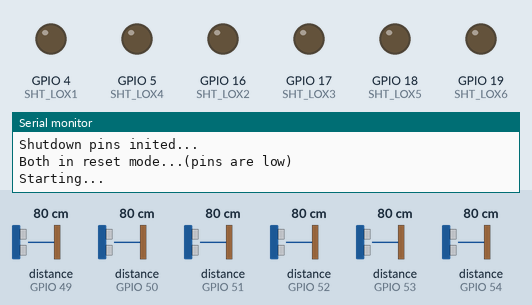
Recording of a sketch running on a simulated ESP32. Shown: output pins drawn as LEDs (lit = HIGH), the last lines printed to the serial monitor. The test bench sets the inputs (shaded band); at power-on: distance to the obstacle (sensors on GPIO 49, GPIO 50, GPIO 51, GPIO 52, GPIO 53, GPIO 54) 80 cm.

Above: at 0.01 s.
At 1.2 s:
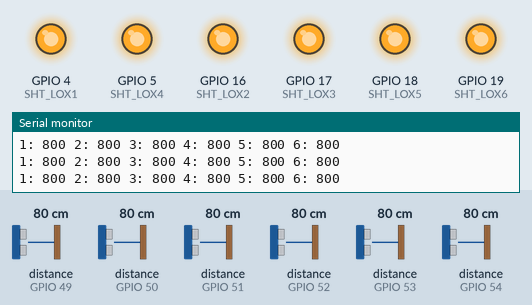
1.3 s: distance to the obstacle (sensor on GPIO 49) set to 250 cm
3.5 s: distance to the obstacle (sensor on GPIO 50) set to 250 cm
5.9 s: distance to the obstacle (sensor on GPIO 51) set to 250 cm
8.3 s: distance to the obstacle (sensor on GPIO 52) set to 250 cm
10.7 s: distance to the obstacle (sensor on GPIO 53) set to 250 cm
12.8 s: distance to the obstacle (sensor on GPIO 54) set to 250 cm
Timing chart, 0 to 15.8 s (numbered marks = the images above; inputs shaded):
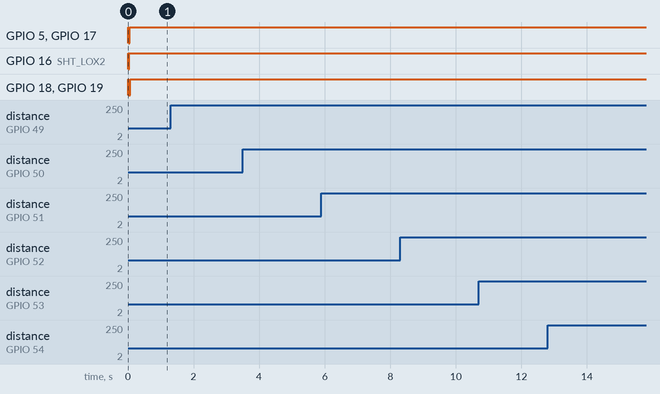

The sketch:

sensores_de_dist_ncia.ino
```cpp
#include "Adafruit_VL53L0X.h"
#include <Wire.h>

#define I2C_SDA 22
#define I2C_SCL 23

// address we will assign if dual sensor is present
#define LOX1_ADDRESS 0x31
#define LOX2_ADDRESS 0x32
#define LOX3_ADDRESS 0x33
#define LOX4_ADDRESS 0x34
#define LOX5_ADDRESS 0x35
#define LOX6_ADDRESS 0x36

// set the pins to shutdown
#define SHT_LOX1 4
#define SHT_LOX2 16
#define SHT_LOX3 17
#define SHT_LOX4 5
#define SHT_LOX5 18
#define SHT_LOX6 19

// objects for the vl53l0x
Adafruit_VL53L0X lox1 = Adafruit_VL53L0X();
Adafruit_VL53L0X lox2 = Adafruit_VL53L0X();
Adafruit_VL53L0X lox3 = Adafruit_VL53L0X();
Adafruit_VL53L0X lox4 = Adafruit_VL53L0X();
Adafruit_VL53L0X lox5 = Adafruit_VL53L0X();
Adafruit_VL53L0X lox6 = Adafruit_VL53L0X();

// this holds the measurement
VL53L0X_RangingMeasurementData_t measure1;
VL53L0X_RangingMeasurementData_t measure2;
VL53L0X_RangingMeasurementData_t measure3;
VL53L0X_RangingMeasurementData_t measure4;
VL53L0X_RangingMeasurementData_t measure5;
VL53L0X_RangingMeasurementData_t measure6;

/*
    Reset all sensors by setting all of their XSHUT pins low for delay(10), then set all XSHUT high to bring out of reset
    Keep sensor #1 awake by keeping XSHUT pin high
    Put all other sensors into shutdown by pulling XSHUT pins low
    Initialize sensor #1 with lox.begin(new_i2c_address) Pick any number but 0x29 and it must be under 0x7F. Going with 0x30 to 0x3F is probably OK.
    Keep sensor #1 awake, and now bring sensor #2 out of reset by setting its XSHUT pin high.
    Initialize sensor #2 with lox.begin(new_i2c_address) Pick any number but 0x29 and whatever you set the first sensor to
 */
void setID() {
  // all reset
  digitalWrite(SHT_LOX1, LOW);
  digitalWrite(SHT_LOX2, LOW);
  digitalWrite(SHT_LOX3, LOW);
  digitalWrite(SHT_LOX4, LOW);
  digitalWrite(SHT_LOX5, LOW);
  digitalWrite(SHT_LOX6, LOW);
  delay(10);
  // all unreset
  digitalWrite(SHT_LOX1, HIGH);
  digitalWrite(SHT_LOX2, HIGH);
  digitalWrite(SHT_LOX3, HIGH);
  digitalWrite(SHT_LOX4, HIGH);
  digitalWrite(SHT_LOX5, HIGH);
  digitalWrite(SHT_LOX6, HIGH);
  delay(10);

  // activating LOX1 and reseting all
  digitalWrite(SHT_LOX1, HIGH);
  digitalWrite(SHT_LOX2, LOW);
  digitalWrite(SHT_LOX3, LOW);
  digitalWrite(SHT_LOX4, LOW);
  digitalWrite(SHT_LOX5, LOW);
  digitalWrite(SHT_LOX6, LOW);

  // initing LOX1
  if(!lox1.begin(LOX1_ADDRESS)) {
    Serial.println(F("Failed to boot first VL53L0X"));
    while(1);
  }
  delay(10);

  // activating LOX2 and reseting all
  digitalWrite(SHT_LOX2, HIGH);
  digitalWrite(SHT_LOX3, LOW);
  digitalWrite(SHT_LOX4, LOW);
  digitalWrite(SHT_LOX5, LOW);
  digitalWrite(SHT_LOX6, LOW);

  // initing LOX2
  if(!lox2.begin(LOX2_ADDRESS)) {
    Serial.println(F("Failed to boot second VL53L0X"));
    while(1);
  }
  delay(10);

  // activating LOX3 and reseting all
  digitalWrite(SHT_LOX3, HIGH);
  digitalWrite(SHT_LOX4, LOW);
  digitalWrite(SHT_LOX5, LOW);
  digitalWrite(SHT_LOX6, LOW);

  // initing LOX3
  if(!lox3.begin(LOX3_ADDRESS)) {
    Serial.println(F("Failed to boot third VL53L0X"));
    while(1);
  }
  delay(10);

  // activating LOX4 and reseting all
  digitalWrite(SHT_LOX4, HIGH);
  digitalWrite(SHT_LOX5, LOW);
  digitalWrite(SHT_LOX6, LOW);

  // initing LOX4
  if(!lox4.begin(LOX4_ADDRESS)) {
    Serial.println(F("Failed to boot fourth VL53L0X"));
    while(1);
  }
  delay(10);

  // activating LOX5 and reseting all
  digitalWrite(SHT_LOX5, HIGH);
  digitalWrite(SHT_LOX6, LOW);

  // initing LOX5
  if(!lox5.begin(LOX5_ADDRESS)) {
    Serial.println(F("Failed to boot fifth VL53L0X"));
    while(1);
  }
  delay(10);

  // activating LOX6 and reseting all
  digitalWrite(SHT_LOX6, HIGH);

  // initing LOX6
  if(!lox6.begin(LOX6_ADDRESS)) {
    Serial.println(F("Failed to boot sixth VL53L0X"));
    while(1);
  }
  delay(10);

}

void read_dual_sensors() {

  lox1.rangingTest(&measure1, false); // pass in 'true' to get debug data printout!
  lox2.rangingTest(&measure2, false); // pass in 'true' to get debug data printout!
  lox3.rangingTest(&measure3, false); // pass in 'true' to get debug data printout!
  lox4.rangingTest(&measure4, false); // pass in 'true' to get debug data printout!
  lox5.rangingTest(&measure5, false); // pass in 'true' to get debug data printout!
  lox6.rangingTest(&measure6, false); // pass in 'true' to get debug data printout!

  // print sensor one reading
  Serial.print(F("1: "));
  if(measure1.RangeStatus != 4) {     // if not out of range
    Serial.print(measure1.RangeMilliMeter);
  } else {
    Serial.print(F("Out of range"));
  }

  Serial.print(F(" "));

  // print sensor two reading
  Serial.print(F("2: "));
  if(measure2.RangeStatus != 4) {
    Serial.print(measure2.RangeMilliMeter);
  } else {
    Serial.print(F("Out of range"));
  }
   Serial.print(F(" "));

  // print sensor two reading
  Serial.print(F("3: "));
  if(measure3.RangeStatus != 4) {
    Serial.print(measure3.RangeMilliMeter);
  } else {
    Serial.print(F("Out of range"));
  }
   Serial.print(F(" "));

  // print sensor two reading
  Serial.print(F("4: "));
  if(measure4.RangeStatus != 4) {
    Serial.print(measure4.RangeMilliMeter);
  } else {
    Serial.print(F("Out of range"));
  }
   Serial.print(F(" "));

  // print sensor two reading
  Serial.print(F("5: "));
  if(measure5.RangeStatus != 4) {
    Serial.print(measure5.RangeMilliMeter);
  } else {
    Serial.print(F("Out of range"));
  }
   Serial.print(F(" "));

  // print sensor two reading
  Serial.print(F("6: "));
  if(measure6.RangeStatus != 4) {
    Serial.print(measure6.RangeMilliMeter);
  } else {
    Serial.print(F("Out of range"));
  }
   Serial.print(F(" "));

  Serial.println();
}

void setup() {
  Serial.begin(115200);


  // wait until serial port opens for native USB devices
  while (! Serial) { delay(1); }

  Wire.begin(I2C_SDA, I2C_SCL);

  pinMode(SHT_LOX1, OUTPUT);
  pinMode(SHT_LOX2, OUTPUT);
  pinMode(SHT_LOX3, OUTPUT);
  pinMode(SHT_LOX4, OUTPUT);
  pinMode(SHT_LOX5, OUTPUT);
  pinMode(SHT_LOX6, OUTPUT);

  Serial.println(F("Shutdown pins inited..."));

  digitalWrite(SHT_LOX1, LOW);
  digitalWrite(SHT_LOX2, LOW);
  digitalWrite(SHT_LOX3, LOW);
  digitalWrite(SHT_LOX4, LOW);
  digitalWrite(SHT_LOX5, LOW);
  digitalWrite(SHT_LOX6, LOW);

  Serial.println(F("Both in reset mode...(pins are low)"));


  Serial.println(F("Starting..."));
  setID();

}

void loop() {

  read_dual_sensors();
  delay(100);
}
```
